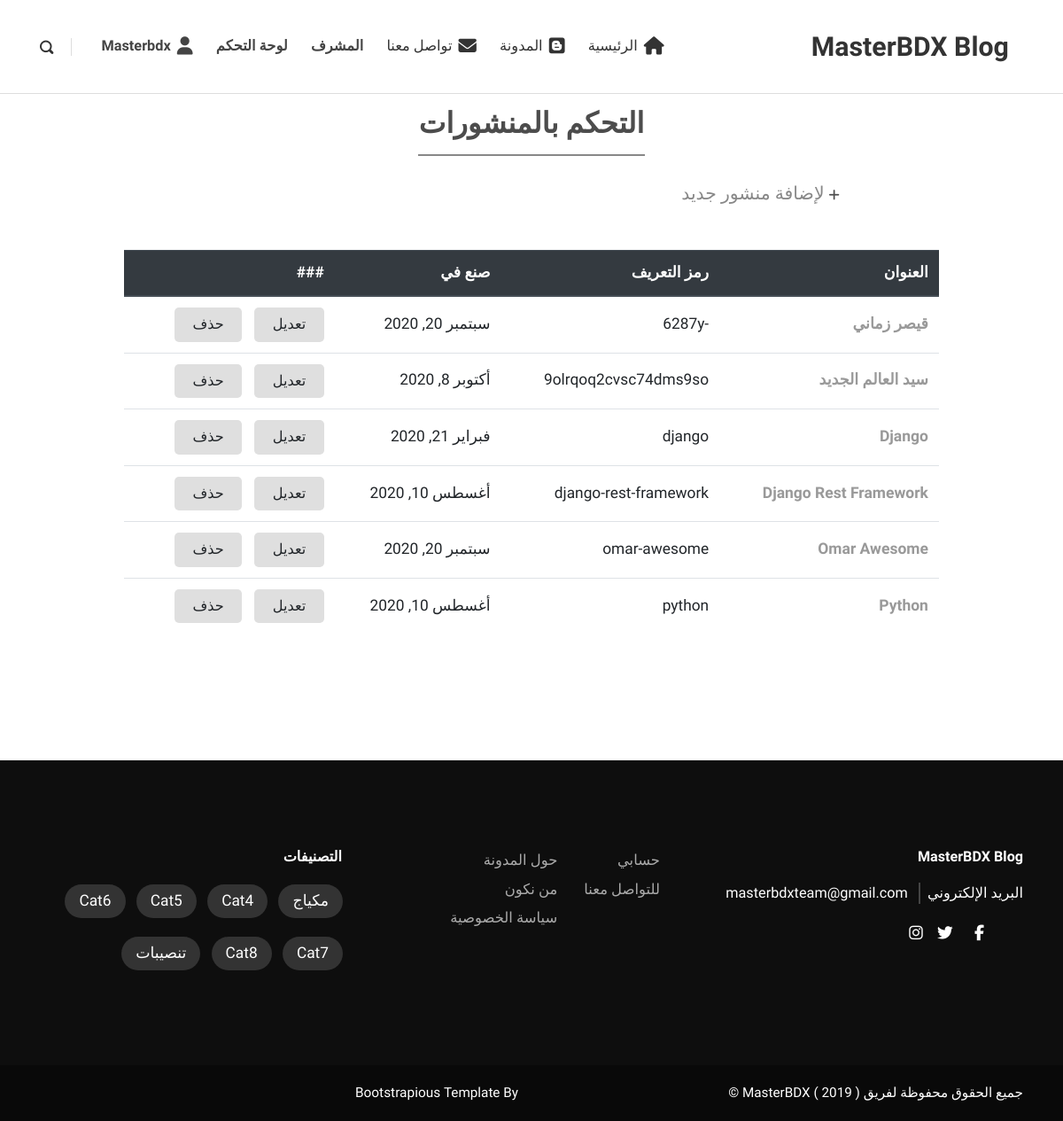
The page /posts-dashboard/ (signed in) on the database as committed earlier.
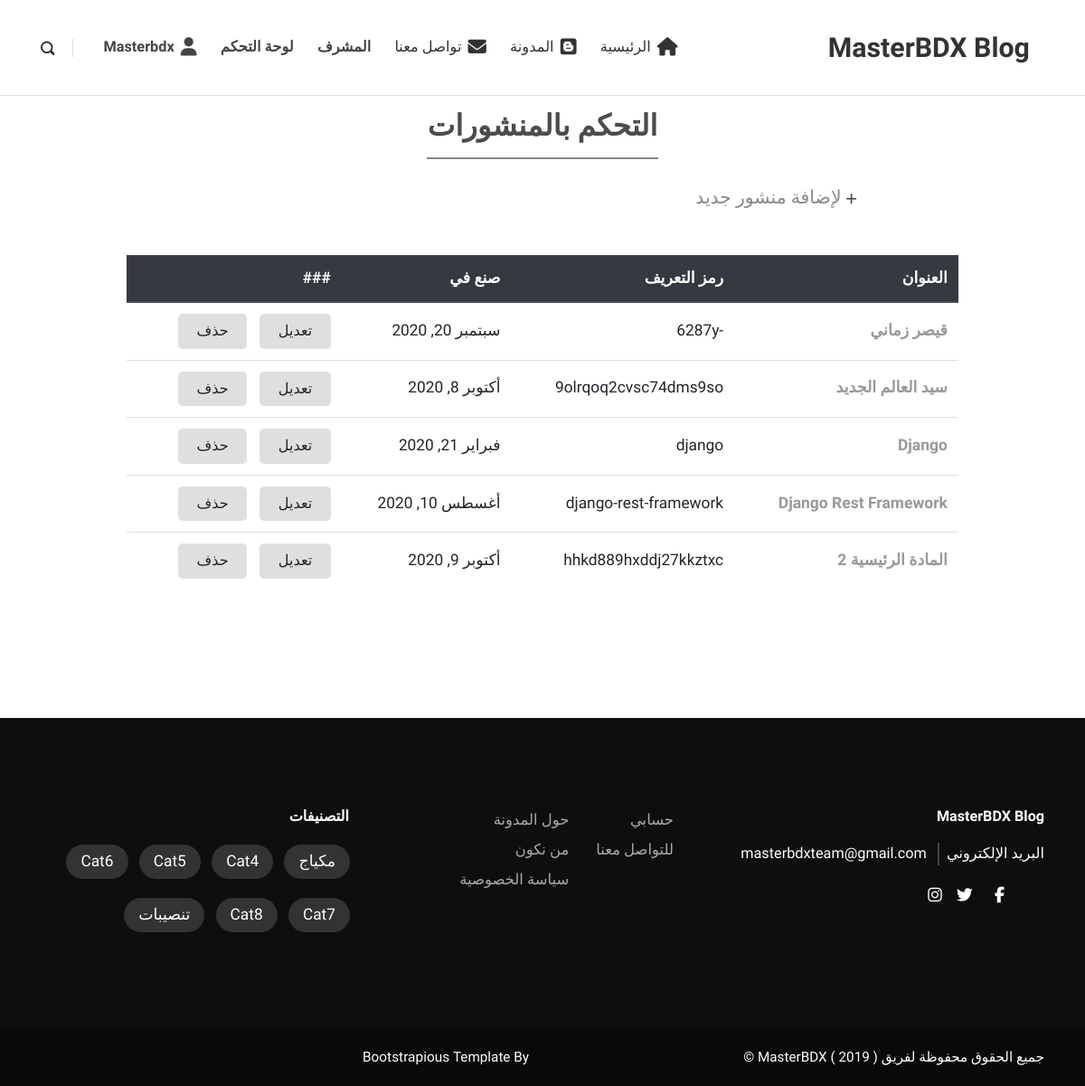
The same page on the database as committed later.
### main/models.py (models this page shows, shortened)
class BlogInfo(models.Model):
    name = models.CharField(max_length=200,null=True,blank=True)
    email = models.EmailField(null=True,blank=True)
    facebook = models.URLField(null=True,blank=True)
    twitter = models.URLField(null=True,blank=True)
    instagram = models.URLField(null=True,blank=True)
    timestamp = models.DateField(auto_now_add=True)
    updated = models.DateField(auto_now=True)

### accounts/models.py (models this page shows, shortened)
class User(AbstractUser):
    email = models.EmailField(verbose_name='email address',
                              max_length=255, unique=True)
    username = models.CharField(max_length=255)
    timestamp = models.DateTimeField(auto_now_add=True)
    update = models.DateTimeField(auto_now=True)
    slug = models.SlugField(blank=True, null=True)
    subscribed = models.BooleanField(default=True)
    check_subscribe = models.NullBooleanField(blank=True)
    is_active = models.BooleanField(default=False)
    is_staff = models.BooleanField(default=False)
    is_admin = models.BooleanField(default=False)
    USERNAME_FIELD = 'email'
    REQUIRED_FIELDS = ['username']
    objects = UserManager()
    @property
    def is_author(self):
        try:
            if self.author:
                return True
        except self.__class__.author.RelatedObjectDoesNotExist:
            return False
        except:
            raise ValueError('there is some problem')

### posts/models.py (models this page shows, shortened)
class Post(models.Model):
    title = models.CharField(max_length=255)
    overview = models.TextField(blank=True, null=True)
    content = HTMLField(blank=True, null=True)
    slug = models.SlugField(blank=True, null=True)
    active = models.BooleanField(default=True)
    timestamp = models.DateField(auto_now_add=True)
    updated = models.DateField(auto_now=True)
    author = models.ForeignKey(
        Author, related_name='author', on_delete=models.CASCADE)
    thumbnail = models.ImageField(upload_to=thumbnail_random_name,
                                  null=True, blank=True)
    categories = models.ManyToManyField(Category, related_name='categories')
    featured = models.BooleanField(default=False)
    notification = models.BooleanField(default=False)
    class Meta:
        ordering = ['-timestamp']
    objects = PostManger()
    def get_absolute_url(self):
        return reverse('posts:detail', kwargs={'slug': self.slug})

class Category(models.Model):
    title = models.CharField(max_length=255, unique=True)
    slug = models.SlugField(null=True, blank=True)
    timestamp = models.DateField(auto_now_add=True)
    updated = models.DateField(auto_now=True)
    class Meta:
        ordering = ['timestamp']
        verbose_name_plural = 'Categories'

### main/views.py (the view)
# urls.py: path('posts-dashboard/', PostsDashboard.as_view(), name='posts-dashboard'),
class PostsDashboard(LoginRequiredMixin, AuthorRequiredMixin, generic.ListView):
    template_name = 'main/dashboards/posts.html'
    model = Post
    context_object_name = 'posts'
    def get_queryset(self):
        author = self.request.user.author
        qs = super().get_queryset().filter(author=author).order_by('slug')
        return qs

### blog/context_processors.py (called while the page is built)
def categories_processor(request):
    categories = Category.objects.all()
    obj = BlogInfo.objects.last()
    return {'categories': categories,'info':obj}

### main/mixins.py (called while the page is built)
    def dispatch(self, request, *args, **kwargs):
        author = request.user.is_author
        if author:
            return super().dispatch(request, *args, **kwargs)
        else:
            raise PermissionDenied

### main/templates/main/dashboards/posts.html (shortened to what this page needs)
{% extends 'base.html' %}
{% load i18n %}
{% block  content %}
{% load static %}
<div class="container dash-board">
  <div class="row">
    <div class="col-md-6 auth m-auto  text-center">
      <h2 class="mt-3 mb-3 pb-3">
        {% trans 'Posts Dashboard' %}
      </h2>
    </div>
    <div class="col-md-8 m-auto">
      <p class="lead table-add-new">
        <a class="btn btn-link" href="{% url 'posts:add_post' %}">
          <i class="fa fa-plus"></i>
          {% trans 'To add new post' %}
        </a>
      </p>
    </div>
    <div class="col-md-10 m-auto">
      <br />
      {% if  posts %}
      <table class="table">
        <thead class="thead-dark">
          <tr style="border-radius: 6px">
            <th scope="col">
              {% trans 'Title' %}
            </th>
            <th scope="col">{% trans 'Slug' %}</th>
            <th scope="col">{% trans 'Created At' %}</th>
            <th scope="col">
              ###
            </th>
          </tr>
        </thead>
        <tbody>
          {% for post in posts %}
          <tr>
            <th scope="row">
              <a href="{{post.get_absolute_url}}">
                {{post.title|capfirst}}
              </a>
            </th>
            <td>{{post.slug}}</td>
            <td>{{post.timestamp}}</td>
            <td class="">
              <a href="{% url 'posts:edit_post' post_slug=post.slug %}" class='btn'>
                {% trans 'Edit' %}
              </a>
              <a href="{% url 'posts:delete_post' post_slug=post.slug %}" class='btn'>
                {% trans 'Delete' %}
              </a>
            </td>
          </tr>
          {% endfor %}
        </tbody>
      </table>
      {% else %}
      <p class="das-par text-center">
        {% trans 'There are no Posts' %}
      </p>
      {% endif %}
    </div>
  </div>
</div>
{% endblock %}

### templates/base.html (shortened to what this page needs)
<!DOCTYPE html>
<html>
  {% load static %}
<head>
  {% include 'snippets/css_files.html' %}
</head>
  {% load static %}
  <body>
      <header class="header">
        {% include 'snippets/navbar.html' %}
      </header>
    {% block content %}{% endblock %}
    {% include 'snippets/footer.html' %}
  </body>
</html>

### templates/snippets/css_files.html (shortened to what this page needs)
{% load static %}
  <link rel="stylesheet" href="https://stackpath.bootstrapcdn.com/bootstrap/4.3.1/css/bootstrap.min.css">
<link rel="stylesheet" href="{% static 'vendor/font-awesome/css/all.min.css' %}">
  <link rel="stylesheet" href="{% static 'css/fontastic.css' %}">
  <link rel="stylesheet" href="https://cdnjs.cloudflare.com/ajax/libs/fancybox/3.5.7/jquery.fancybox.min.css">
  <link rel="stylesheet" href="{% static 'css/style.default.css' %}" id="theme-stylesheet">
      <link rel="stylesheet" href="{% static 'css/default.css' %}">
 <link rel="stylesheet" type="text/css"
         href="https://cdnjs.cloudflare.com/ajax/libs/cropper/4.0.0/cropper.min.css">
   <link rel="stylesheet" href="https://cdnjs.cloudflare.com/ajax/libs/animate.css/3.7.2/animate.min.css">
   <link rel="stylesheet" href="{% static 'css/custom.css'%}">

### templates/snippets/navbar.html (shortened to what this page needs)
{% load i18n %}
<nav class="navbar navbar-expand-lg">
  <div class="container">
    <div class="navbar-header d-flex align-items-center justify-content-between">
      <a href="{% url 'main:home' %}" class="navbar-brand">
        {{info.name}}
      </a>
    </div>
    <div id="navbarcollapse" class="collapse navbar-collapse">
      <ul class="navbar-nav mr-auto">
        <li class="nav-item">
          <a href="{% url 'main:home' %}" class="nav-link ">
          <i class="fa fa-home fa-lg"></i>
          {% trans 'Home' %}
        </a>
        </li>
        <li class="nav-item"><a href="{% url 'posts:list' %}" class="nav-link ">
          <i class="fab fa-blogger fa-lg"></i>
          {% trans 'Blog' %}
        </a>
        </li>
        <li class="nav-item"><a href="{% url 'main:contact_us' %}" class="nav-link ">
          <i class="fas fa-envelope fa-lg"></i>
         {% trans 'Contact' %}
        </a>
        </li>
        {% if request.user.is_authenticated %}
        {% if request.user.is_admin %}
        <li class="nav-item dropdown">
          <a class="nav-link" href="#" id="navbarDropdown" role="button" data-toggle="dropdown" aria-haspopup="true"
          aria-expanded="false">
         {% trans 'Admin' %}
        </a>
        </li>
        {% endif %}
    {% if request.user.is_author  %}
        <li class="nav-item dropdown">
          <a class="nav-link" href="#" id="navbarDropdown" role="button" data-toggle="dropdown" aria-haspopup="true"
            aria-expanded="false">
            {% trans 'Dashboard' %}
          </a>
        </li>
    {% endif %}
    <li class="nav-item dropdown">
      <a class="nav-link" href="#" id="navbarDropdown" role="button" data-toggle="dropdown" aria-haspopup="true"
          aria-expanded="false">
      <i class="fa fa-user fa-lg"></i>
      {{request.user.username|capfirst}}
    </a>
    </li>
        {% endif %}
      </ul>
      <div class="navbar-text"><a href="#" class="search-btn">
        <i class="icon-search-1"></i></a></div>
    </div>
  </div>
</nav>

### templates/snippets/footer.html (shortened to what this page needs)
{% load static %}
{% load i18n %}
<footer class="main-footer">
  <div class="container">
    <div class="row">
      <div class="
          {% if not categories %}
            col-md-6
          {% else %}
            col-md-4
          {% endif %}">
        <div class="logo">
          <h6 class="text-white">{{info.name}}</h6>
        </div>
        <div class="contact-details">
          {% if info.email %}
            <p>
              <span>{% trans 'Email' %}</span>
              <a href="mailto:masterbdxteam@gmail.com">
                masterbdxteam@gmail.com
              </a>
            </p>
          {% endif %}
          <ul class="social-menu">
            {% if info.facebook %}
            <li class="list-inline-item">
              <a href="{{info.facebook}}"><i class="fab fa-facebook-f "></i></a>
            </li>
            {% endif %}
            {% if info.twitter %}
            <li class="list-inline-item">
              <a href="{{info.twitter}}">
                <i class="fab fa-twitter fa-w"></i>
              </a>
            </li>
            {% endif %}
            {% if info.instagram %}
              <li class="list-inline-item ">
                <a href="{{info.instagram}}">
                  <i class="fab fa-instagram "></i>
                </a>
              </li>
            {% endif %}
          </ul>
        </div>
      </div>
      <div class="
          {% if not categories %}
            col-md-6
          {% else %}
            col-md-4
          {% endif %}">
        <div class="menus d-flex">
          <ul class="list-unstyled">
            {% if request.user.is_authenticated %}
            <li>
              <a href="{% url 'account:profile' user_slug=request.user.slug %}">
                {% trans 'My Account' %}
              </a>
            </li>
            {% endif %}
            <li> <a href="{% url 'main:contact_us' %}">
              {% trans 'Contact Us' %} </a>
            </li>
          </ul>
          <ul class="list-unstyled">
            <li> <a href="{% url 'main:about_blog' %}">
              {% trans 'About Blog' %}
            </a></li>
            <li>
                <a href="{% url 'main:about_me' %}">
                  {% trans 'About Me' %}
                </a>
              </li>
            <li> <a href="{% url 'main:privacy_policy' %}">
              {% trans 'Privacy & Policy' %} </a></li>
          </ul>
        </div>
      </div>
      {% if categories %}
      <div class="col-md-4 ">
        <div class="footer-cats">
          <div class="cat-heading">
            <h6>{% trans 'Categories' %}</h6>
          </div>
          {% for cat in categories %}
          <div class="cat">
            <a href="{% url 'posts:category_posts' cat_slug=cat.slug %}"> {{cat.title|capfirst}} </a>
          </div>
          {% endfor %}
        </div>
      </div>
      {% endif %}
    </div>
  </div>
  <div class="copyrights">
    <div class="container">
      <div class="row">
        <div class="col-md-6">
          <p>
          &copy;
          </p>
        </div>
        <div class="col-md-6 text-right">
          <p>Template By <a href="https://bootstrapious.com/p/bootstrap-carousel" class="text-white">Bootstrapious</a>
          </p>
        </div>
      </div>
    </div>
  </div>
</footer>

### templates/snippets/javaScriptFiles.html (shortened to what this page needs)
{% load static %}

### static/css/style.default.css (style rules this page uses)
body { overflow-x: hidden; }
a, i, span { display: inline-block; text-decoration: none; -webkit-transition: all 0.3s; transition: all 0.3s; }
a i { -webkit-transition: none; transition: none; }
ul { margin: 0; padding: 0; }
i[class*="icon-"] { -webkit-transform: translateY(3px); transform: translateY(3px); }
.text-white { color: #fff; }
.btn { border-radius: 0 !important; }
h1, h2, h3, h4, h5, h6 { margin-bottom: 15px; }
.navbar { background: #fff; padding-top: 20px !important; padding-bottom: 20px !important; z-index: 9998; border-bottom: 1px solid #ddd; }
.navbar .langs a:first-of-type, .navbar .search-btn { margin-right: 20px; padding-right: 20px; border-right: 1px solid #ddd; height: 20px; line-height: 20px; }
.navbar .search-btn { color: #333; font-size: 0.9em; }
.navbar .navbar-nav a.nav-link { color: #333; margin: 0 5px; font-weight: 400; font-size: 0.95em; }
footer.main-footer { background: #0e0e0e; padding: 100px 0 0; color: #fff; }
footer.main-footer .contact-details p { font-weight: 300; color: #fff; margin-bottom: 5px; font-size: 0.95em; }
footer.main-footer .contact-details a { text-decoration: underline; margin-bottom: 0; }
footer.main-footer a { color: inherit; font-weight: 300; margin-bottom: 7px; }
footer.main-footer ul { margin-right: 30px; }
footer.main-footer .list-unstyled a { font-size: 0.95em; }
footer.main-footer .copyrights { background: #090909; margin-top: 100px; padding: 20px 0; font-size: 0.9em; }
footer.main-footer .copyrights * { margin-bottom: 0; }
footer.main-footer .social-menu { margin-top: 20px; }
footer.main-footer .social-menu li { padding: 0 5px; }
.navbar { padding: 0.5rem 1rem; }
.navbar-brand { display: inline-block; padding-top: 0.5rem; padding-bottom: 0.5rem; margin-right: 1rem; font-size: 1rem; color: #333; font-weight: bold; }
.btn { font-weight: normal; border: 1px solid transparent; padding: 0.5rem 1rem; font-size: 1rem; line-height: 1.25; border-radius: 0.25rem; -webkit-transition: all 0.15s ease-in-out; transition: all 0.15s ease-in-out; }
body { font-family: "Open Sans", sans-serif; font-size: 1rem; font-weight: normal; line-height: 1.5; color: #212529; background-color: #fff; }
a { color: #999; text-decoration: none; }
h1, h2, h3, h4, h5, h6, .h1, .h2, .h3, .h4, .h5, .h6 { margin-bottom: 0.5rem; font-family: inherit; font-weight: 700; line-height: 1.1; color: inherit; }
h2, .h2 { font-size: 2rem; }
h6, .h6 { font-size: 1rem; }
.lead { font-size: 1.3rem; font-weight: 300; }

Rows that differ between the two databases and show on the page:
removed Post: title "Omar Awesome", slug "omar-awesome", timestamp "سبتمبر 20, 2020"
removed Post: title "Python", slug "python", timestamp "أغسطس 10, 2020"
added Post: title "المادة الرئيسية 2", slug "hhkd889hxddj27kkztxc", timestamp "أكتوبر 9, 2020"
